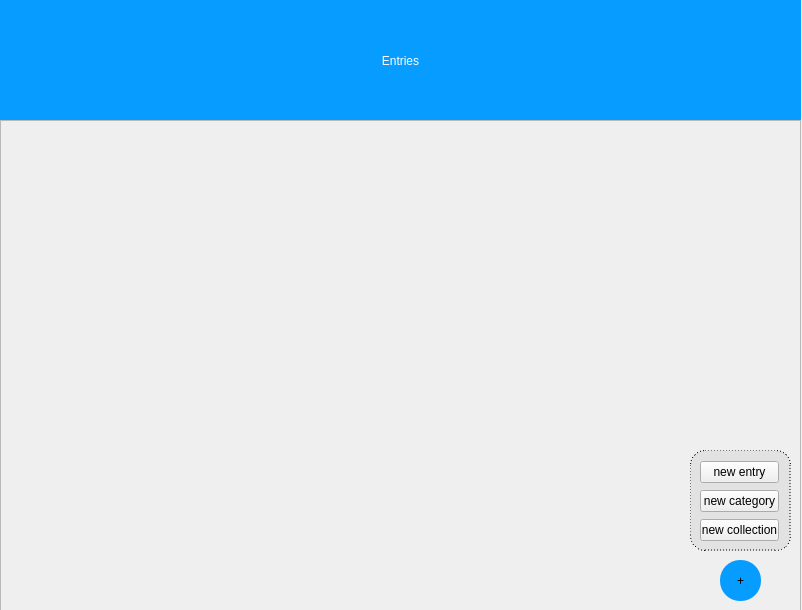
<?xml version="1.0" encoding="UTF-8"?>
<ui version="4.0">
 <class>Dialog</class>
 <widget class="QDialog" name="Dialog">
  <property name="enabled">
   <bool>true</bool>
  </property>
  <property name="geometry">
   <rect>
    <x>0</x>
    <y>0</y>
    <width>802</width>
    <height>610</height>
   </rect>
  </property>
  <property name="windowTitle">
   <string>Entries</string>
  </property>
  <widget class="QLabel" name="label">
   <property name="geometry">
    <rect>
     <x>0</x>
     <y>0</y>
     <width>801</width>
     <height>121</height>
    </rect>
   </property>
   <property name="styleSheet">
    <string notr="true">background-color: rgb(7, 156, 255);
color: rgb(255, 255, 255);
font: 26pt &quot;MS Shell Dlg 2&quot;;</string>
   </property>
   <property name="text">
    <string>Entries</string>
   </property>
   <property name="alignment">
    <set>Qt::AlignCenter</set>
   </property>
  </widget>
  <widget class="QFrame" name="frame">
   <property name="geometry">
    <rect>
     <x>0</x>
     <y>120</y>
     <width>801</width>
     <height>491</height>
    </rect>
   </property>
   <property name="styleSheet">
    <string notr="true"/>
   </property>
   <property name="frameShape">
    <enum>QFrame::StyledPanel</enum>
   </property>
   <property name="frameShadow">
    <enum>QFrame::Raised</enum>
   </property>
   <widget class="QPushButton" name="menubutton">
    <property name="geometry">
     <rect>
      <x>720</x>
      <y>440</y>
      <width>41</width>
      <height>41</height>
     </rect>
    </property>
    <property name="cursor">
     <cursorShape>ArrowCursor</cursorShape>
    </property>
    <property name="styleSheet">
     <string notr="true">border-radius:20px;
background-color: rgb(7, 156, 255);
</string>
    </property>
    <property name="text">
     <string>+</string>
    </property>
    <property name="checkable">
     <bool>true</bool>
    </property>
    <property name="autoExclusive">
     <bool>false</bool>
    </property>
   </widget>
   <widget class="QWidget" name="menu" native="true">
    <property name="enabled">
     <bool>true</bool>
    </property>
    <property name="geometry">
     <rect>
      <x>690</x>
      <y>330</y>
      <width>101</width>
      <height>101</height>
     </rect>
    </property>
    <property name="styleSheet">
     <string notr="true">QWidget#menu{
border-radius:15px;
background-color: rgb(226, 226, 226);
box-shadow: 10px 10px;
border: 1px dotted;
}</string>
    </property>
    <widget class="QWidget" name="layoutWidget">
     <property name="geometry">
      <rect>
       <x>10</x>
       <y>10</y>
       <width>79</width>
       <height>83</height>
      </rect>
     </property>
     <layout class="QVBoxLayout" name="verticalLayout">
      <property name="leftMargin">
       <number>0</number>
      </property>
      <item>
       <widget class="QPushButton" name="entrybutton">
        <property name="text">
         <string>new entry</string>
        </property>
        <property name="checkable">
         <bool>false</bool>
        </property>
        <property name="autoExclusive">
         <bool>true</bool>
        </property>
       </widget>
      </item>
      <item>
       <widget class="QPushButton" name="categorybutton">
        <property name="text">
         <string>new category</string>
        </property>
        <property name="checkable">
         <bool>false</bool>
        </property>
        <property name="autoExclusive">
         <bool>true</bool>
        </property>
       </widget>
      </item>
      <item>
       <widget class="QPushButton" name="collectionbutton">
        <property name="text">
         <string>new collection</string>
        </property>
        <property name="checkable">
         <bool>false</bool>
        </property>
        <property name="autoExclusive">
         <bool>true</bool>
        </property>
       </widget>
      </item>
     </layout>
    </widget>
   </widget>
  </widget>
 </widget>
 <resources/>
 <connections/>
</ui>
